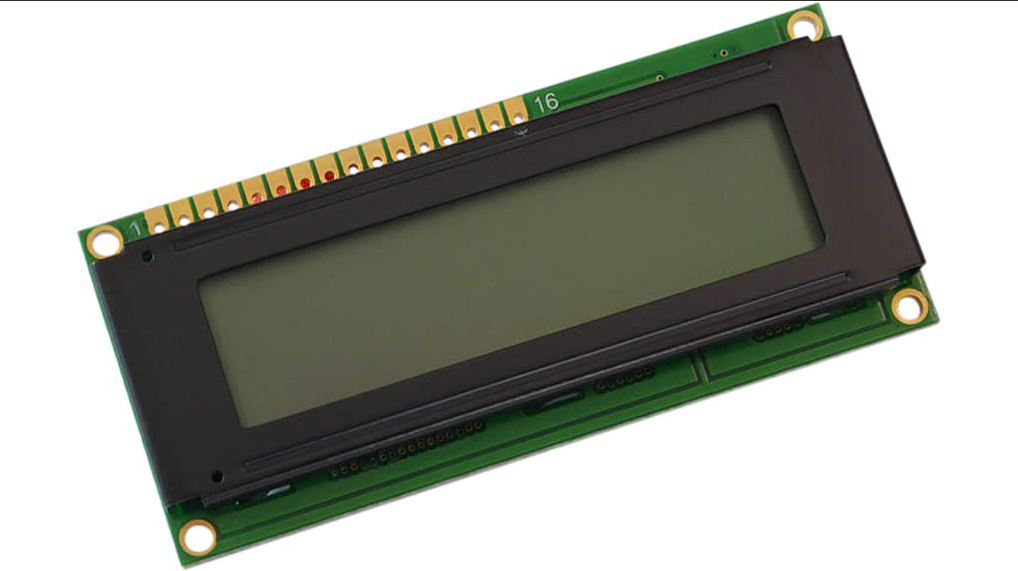
#> input picture week1/display.png, 1018 x 571 px
$ python cv01.py
#> lines starting #> are read from the running program, lines starting #| are printed output that depends on the picture
import cv2 as cv
import numpy as np
import matplotlib.pyplot as plt

def nacti_display(filename):
#> called with filename = 'display.png'
    img = cv.imread(filename)
#> img is the input picture: shape (571, 1018, 3); mean B, G, R 160.6, 168.5, 166.2

    print("Reading " + 'display.png')

    rows,cols,ch = img.shape
#> rows = 571; cols = 1018; ch = 3
    pts1 = np.float32([[77,231],[813,0],[182,570],[940,323]])
    pts2 = np.float32([[0,0],[845,0],[0,355],[845,355]])
    M = cv.getPerspectiveTransform(pts1,pts2)
    dst = cv.warpPerspective(img,M,(845,355))
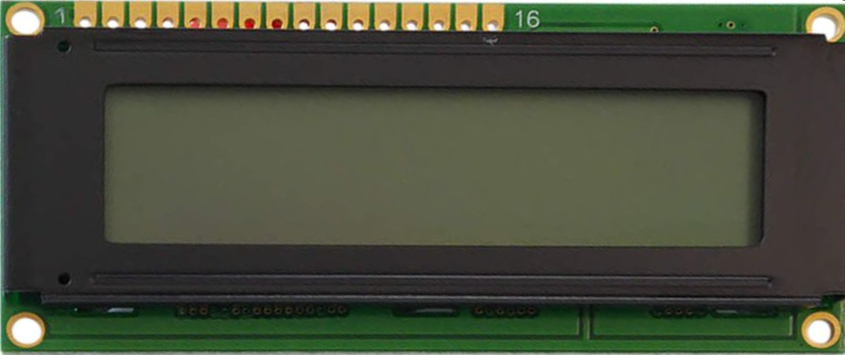
#> dst: shape (355, 845, 3); mean B, G, R 59.1, 75.5, 71

    plt.subplot(121),plt.imshow(img),plt.title('Input')
    plt.subplot(122),plt.imshow(dst),plt.title('Output')

    plt.show()
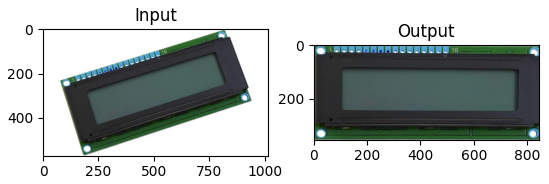
#> figure drawn by matplotlib, 2 panels; B, G, R data is drawn as R, G, B

def read_jpg_to_red(filename):
#> called with filename = 'ball.jpg'
    try:
        jpg = cv.imread(filename)  # načteni jpg
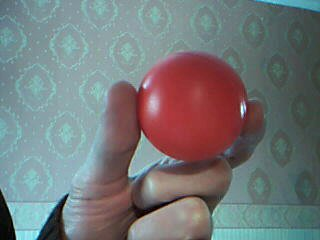
#> input picture week1/ball.jpg, 320 x 240 px
#> jpg is the input picture: shape (240, 320, 3); mean B, G, R 121.5, 120.6, 116.1
        print("Reading " + filename)

        picture = cv.cvtColor(jpg, cv.COLOR_BGR2RGB) # převod do RGB
        red_part = cv.cvtColor(jpg, cv.COLOR_BGR2RGB)
        white = np.ones(3)*255  # bílá
        current = np.zeros(3)

        #
        for i in range(0,red_part.shape[0]):
            for j in range(0,red_part.shape[1]):
                current = red_part[i][j]  # aktualni pozice
                np.seterr(divide='ignore', invalid='ignore')
                tmp = current[0]/np.sum(current)
                if tmp < 0.5:
                    red_part[i][j] = white  # přepsani na bilou
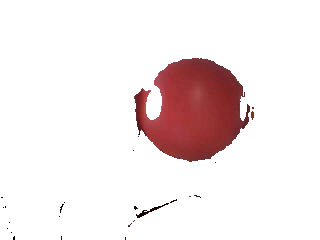
#> red_part: shape (240, 320, 3); mean R, G, B 242.7, 232.6, 232.9

        # vykresleni
        plt.figure(1)
        plt.subplot(1,2,1)
        plt.title('picture')
        plt.imshow(picture)

        plt.subplot(1,2,2)
        plt.title('Red part')
        plt.imshow(red_part)

        plt.show()

    except Exception as error:
        print('ERROR: ' + error.__str__())

    return None

if __name__ == '__main__':
    nacti_display('display.png')
    read_jpg_to_red('ball.jpg')
